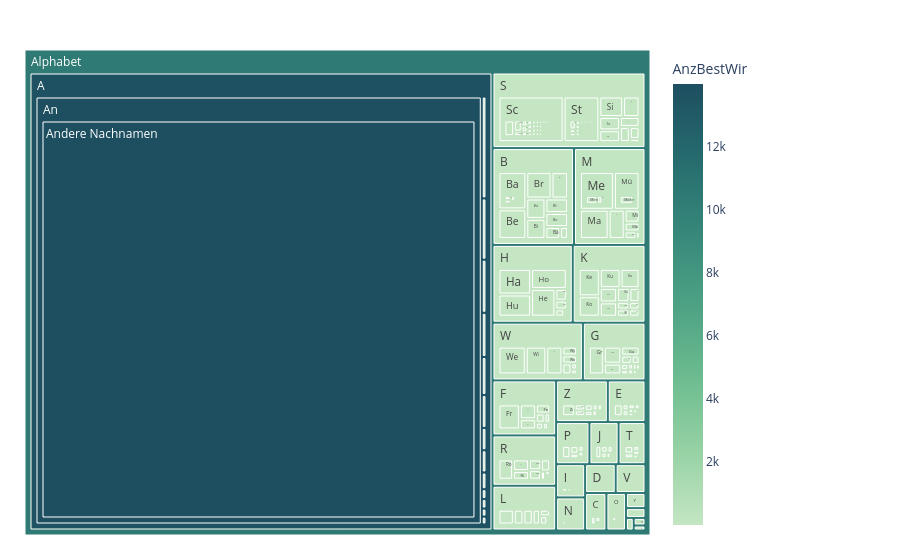

Notebook code cell kept with this figure:
### Markdown cell above
### Daten in interaktiver Treemap zeigen
Dazu gibt es eine sehr nützliche Webseite https://plotly.com/python/treemaps/
Zu Farbskalen, siehe: https://plotly.com/python/builtin-colorscales/

### Code cell
df = sel_forpivot
fig = px.treemap(df, path=[px.Constant("Alphabet"), 'FirstLetter', 'FirstTwoLetters', 'Nachname'], values='AnzBestWir',
                color='AnzBestWir', hover_data=['Nachname'],
                color_continuous_scale='blugrn')
                #color_continuous_midpoint=np.average(df['AnzBestWir'], weights=df['AnzBestWir']))
fig.update_traces(root_color="lightgrey")
fig.update_layout(margin = dict(t=50, l=25, r=250, b=25))

fig.show()

### Figure 1 — Plotly figure (JSON) as saved in the notebook; plotly's stock layout.template omitted (floating-point values rounded to 4 significant figures; data arrays with more than 128 entries replaced by an {"elided": "..."} marker saying what was removed)
{"data": [{"branchvalues": "total", "customdata": {"elided": "1151x2 mixed values"}, "domain": {"x": [0, 1], "y": [0, 1]}, "hovertemplate": "labels=%{label}<br>AnzBestWir_sum=%{value}<br>parent=%{parent}<br>id=%{id}<br>Nachname=%{customdata[0]}<br>AnzBestWir=%{color}<extra></extra>", "ids": {"elided": "1151 str values"}, "labels": {"elided": "1151 str values"}, "marker": {"coloraxis": "coloraxis", "colors": {"elided": "1151 float values"}}, "name": "", "parents": {"elided": "1151 str values"}, "root": {"color": "lightgrey"}, "type": "treemap", "values": {"elided": "1151 int values"}}], "layout": {"coloraxis": {"colorbar": {"title": {"text": "AnzBestWir"}}, "colorscale": [[0, "rgb(196, 230, 195)"], [0.1667, "rgb(150, 210, 164)"], [0.3333, "rgb(109, 188, 144)"], [0.5, "rgb(77, 162, 132)"], [0.6667, "rgb(54, 135, 122)"], [0.8333, "rgb(38, 107, 110)"], [1, "rgb(29, 79, 96)"]]}, "legend": {"tracegroupgap": 0}, "margin": {"b": 25, "l": 25, "r": 250, "t": 50}}}
